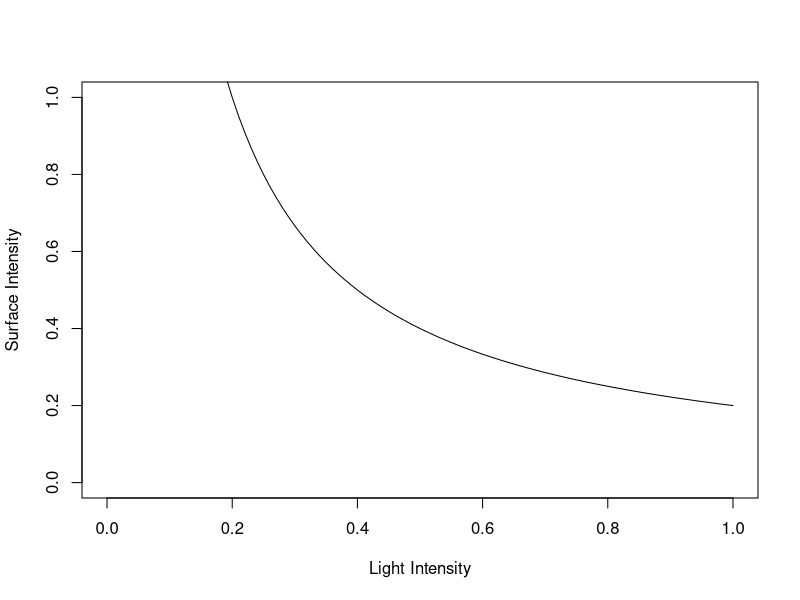
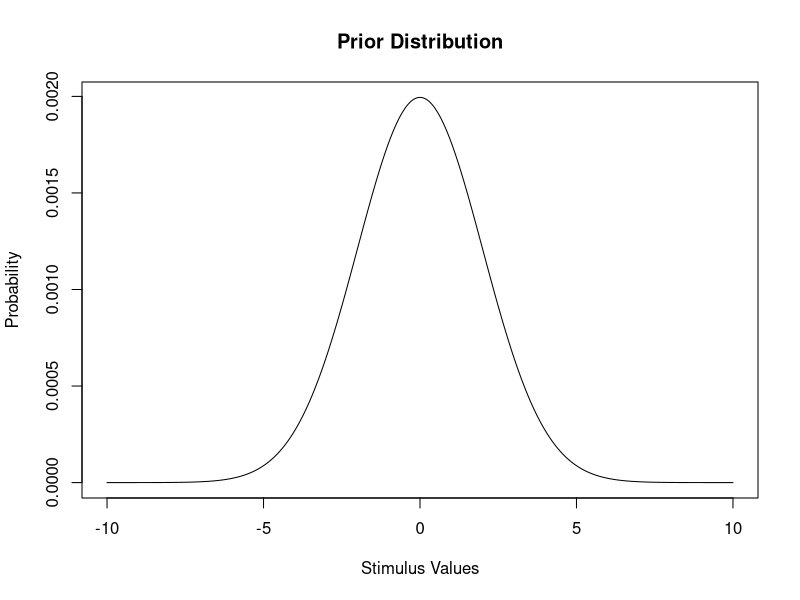
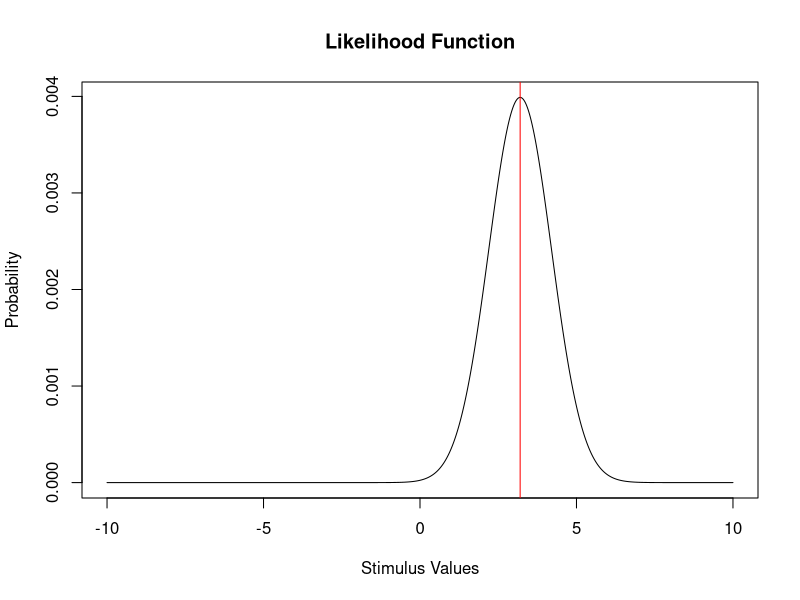
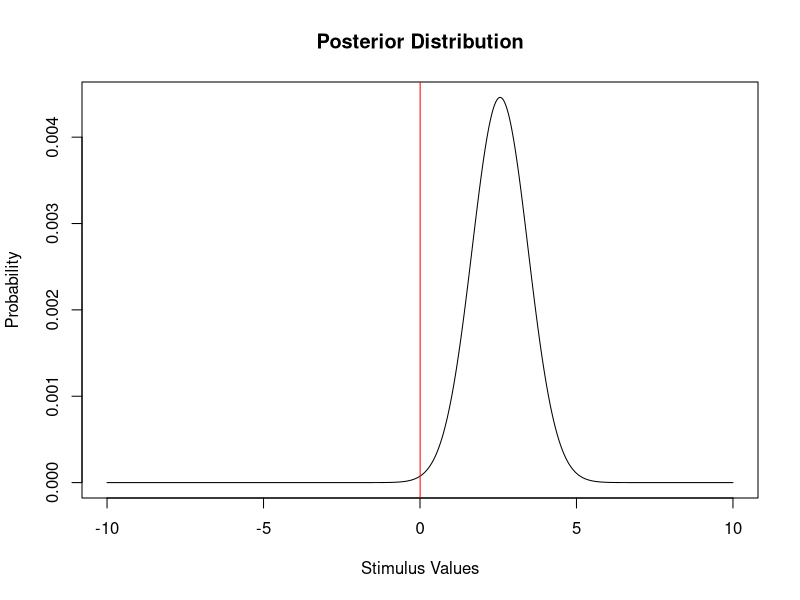
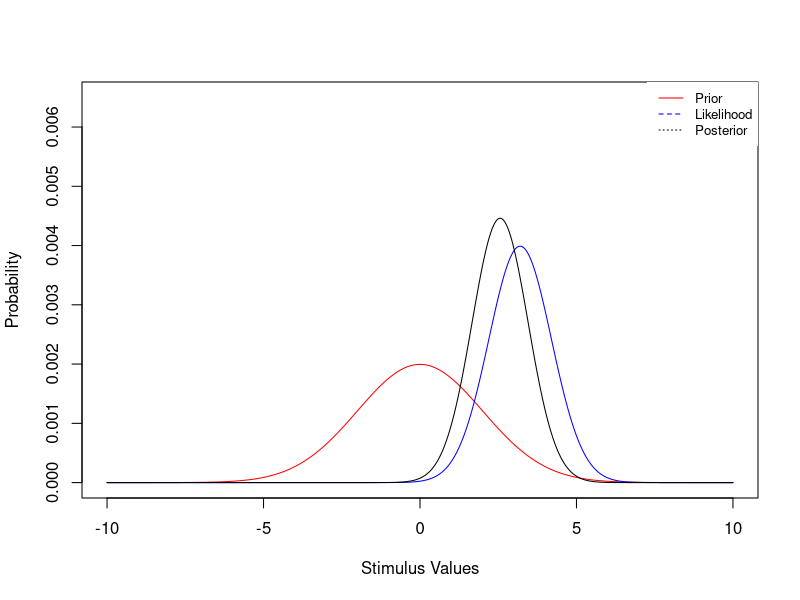
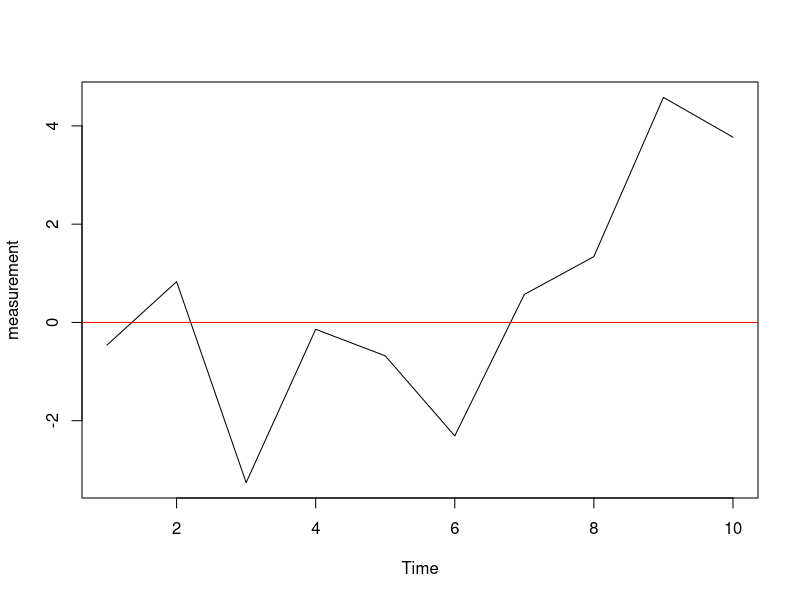
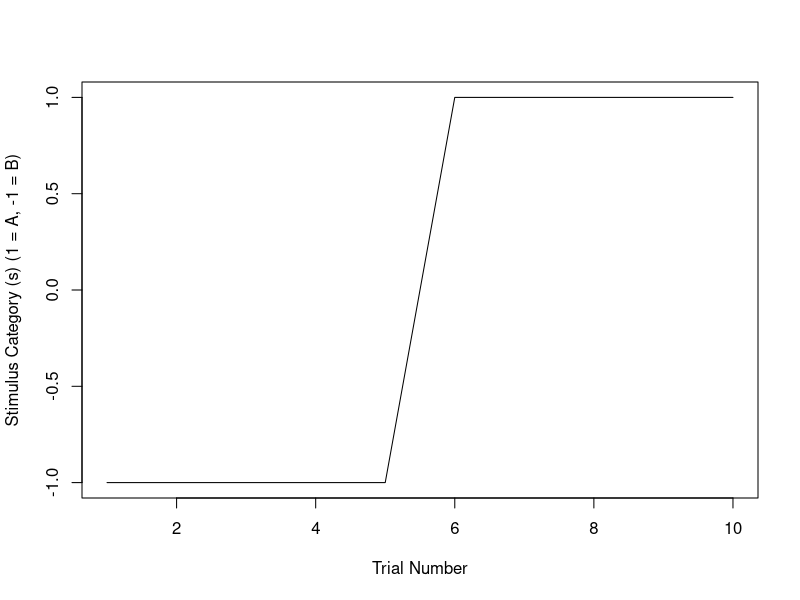
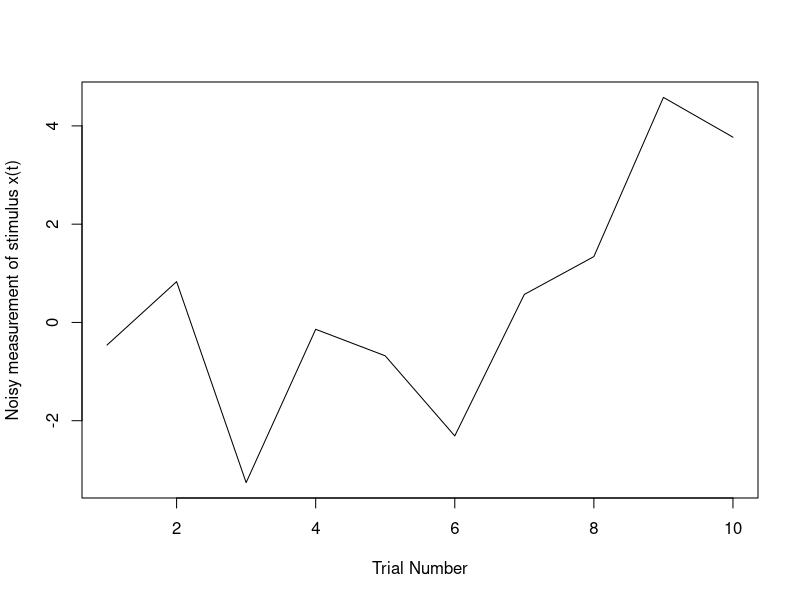

Write the R code that produced these figures, in order. (Note: this script raises an error after producing the figures.)
## ---- chunk 1
library(tidyverse)
## ---- chunk 2

## Retinalintensity = surfaceshade / lightintensity
retinal.intensity <- 0.2

## If retinal intensity remains constant go through all combinations
## of light intensity which could have produced this retinal intensity
light.intensity.space <- seq(0.01, 1, 0.01)

## Surface intensity space 
surface.intensity.space <- retinal.intensity / light.intensity.space

## Plot the light intensity vs surface intensity Likelihood space 
## This is the correct plot: checked the answers 
plot(light.intensity.space, surface.intensity.space, type = "l",
     xlab = "Light Intensity", ylab = "Surface Intensity",
     xlim = c(0, 1), ylim = c(0,1))

## Strong prior that the light intensity was between 0.2 and 0.4 and nothing else 
## Draw this on a plot - should be a uniform distribution between 0.2 and 0.4

## ---- chunk 3

stimulus <- seq(from = -10, to = 10, by = 0.01)

## Prior distribution - get the density of a gaussian (normal) distribution 
prior <- dnorm(stimulus, mean = 0, sd = 2)
prior <- prior /sum(prior)

xt <- 3.2 # observation 

## Likelihood is the uncertianty around the measurement, x(t)
## Probability density at a particular value of xt (holding the observation constant)
## and getting the probability for each stimulus value, under the hypothesis of mean, xt
likelihood <- dnorm(stimulus, mean = xt, sd = 1)
likelihood <- likelihood / sum(likelihood)

## Posterior 
posterior <- prior * likelihood
posterior <- posterior / sum(posterior)
MAP <- max(posterior)

## Plot the prior distribution 
plot(stimulus, prior, 
     type = "l", 
     ylab = "Probability", xlab = "Stimulus Values",
     main =  "Prior Distribution")

## Plot the likelihood function 
plot(stimulus, likelihood, 
     type = "l", 
     ylab = "Probability", xlab = "Stimulus Values",
     main =  "Likelihood Function")
abline(v =  xt, col = "red")

## Plot the posterior distribution 
plot(stimulus, posterior,
     type = "l", 
     ylab = "Probability", xlab = "Stimulus Values",
     main =  "Posterior Distribution")
abline(v =  MAP, col = "red")

## Plot them all on the same graph - notice how the likelihood is pulled
## by the prior, and that's where the posterior ends up 
plot(stimulus, prior, 
     type = "l", 
     ylab = "Probability", xlab = "Stimulus Values",
     col = "red",
     main =  "", ylim = c(0, 0.0065))
lines(stimulus, likelihood, col = "blue")
lines(stimulus, posterior, col = "black")
legend("topright", legend = c("Prior", "Likelihood", "Posterior"),
       col = c("red", "blue", "black"), lty = 1:3, cex = 0.8,
       box.col = NA)

  
## ---- chunk 4

## Setup experiment parameters 
s <- c(-1, -1, -1, -1, -1, 1, 1, 1, 1, 1) # change point occurs at 5-6 boundary 

sigma <- 1 ## change later 

## These are the noisy observations 
#xt <- rnorm(10, mean = s, sd = 1)
xt <- c(-0.46, 0.83, -3.26, -0.14, -0.68, -2.31, 0.57, 1.34, 4.58, 3.77) ## used in the paper 

# The trials that we are iterating over 
t.change <- seq(1, 10)

## Plot values of the stimulus along with each iteration of change points 
plot(t.change, xt, type = "l", xlab = "Time", ylab = "measurement")
abline(a = 0, b = 0, col = "red")

## Posterior probability calculation 
posterior.ch <- rep(NA, length(xt))

## Posterior calculation we are iterating over possible change point hypotheses 
## so we are evaluating whether a change point occured at 1:T. 
for (t in 1:length(s)){
  posterior.ch[t] <- exp( 2  *  sum( xt[t:length(s)] ) ) 
}

## Normalise posterior so that it is between 0 and 1 by dividing by the sum 
posterior.ch <- posterior.ch/sum(posterior.ch)

## Stimulius category 
plot(1:length(xt), s,
     xlab = "Trial Number", ylab = "Stimulus Category (s) (1 = A, -1 = B)",
     type = "l")

## Noisy representation of stimulus category 
plot(1:length(xt), xt,
      xlab = "Trial Number", ylab = "Noisy measurement of stimulus x(t)",
     type = "l")

## Plot posterior probability of a change point at each theoretical value of tchange 
plot(1:length(xt), posterior.ch, 
     xlab = "Possiblity that a change point occured on trial t", ylab = "Posterior",
     type = "l")

## ---- chunk 5

sim.data <- function(tchange, sigma, time.scale){
  ## ---------------------------------------------------------------------------------------
  ## Description: this function simulates a dataset for a specific value of the following inputs:
  ## Inputs: 
  ## - tchange = the trial on which a change point occurs (numerical integer)
  ## - sigma = the noise you assume in the measurement (SD) (numerical)
  ## - time.scale = the number of trials. If this number is 10, then trials go from 1:10. (numerical)
  ## Ouput: 
  ## - data = simulated dataset in the form of a data frame which contains the inputs as columns and 
  ## the posterior probability of a change point, given the simulated data 
  ## ---------------------------------------------------------------------------------------
  
  data <- data.frame(
    time = seq(1, time.scale),
    change.point = rep(tchange, time.scale),
    stim = c(rep(-1, length(1:tchange)), rep(1, length((tchange+1) : time.scale)))
  )
  
  ## Generate noisy observations 
  data$obs <- rnorm(time.scale, mean = data$stim, sd = sigma)
  
  ## Generate posterior probability 
  data$post.prob <- NA
  
  ## Posterior probability updating - each iteration of this loop is saying: "what is the posterior probabiliy
  ## that a change point occured on trial t, if I look at the observations from t = the value in the loop to 
  ## the last trial I saw 
  for (t in 1:time.scale){
    data$post.prob[t] <- exp(2 * sum(data$obs[t:time.scale]) )
  }
  
  ## Perform normalisation by dividing by the sum 
  data$post.prob <- data$post.prob / sum(data$post.prob)
  
  ## Convert to tibble for fun. 
  data <- as_tibble(data)

  return(data)
}


run.sim <- function(noise.conditions, change.points, time.scale){
  
  ## Create a matrix containing the conditions you want to simulate data over 
  simulation <- as_tibble(expand.grid(
    tchange = change.points, ## the trial on which there is a change point 
    sigma = noise.conditions ## noise parameter
  ))
  
  ## Run the simulation for each row of these parameters in simulation
  ## Add a new column called "data" which contains the simulated data nested in a row 
  simulation <- simulation %>% 
    mutate(
      data = map(tchange, sim.data, sigma, time.scale)
    ) 
 
  simulation <-simulation %>% 
    unnest(data) 
  
  return(simulation)
}


## Create parameter matrix to run simulations over 
# simtest <- tibble(expand.grid(true.change.point = change.points, ## the trial on which there is a change point 
#                               sigma = noise.conditions)) ## noise parameter

simtest <- purrr::map_dfr(1, function(x){
  simtest <- tibble(expand.grid(true.change.point = change.points, ## the trial on which there is a change point 
                                sigma = noise.conditions)) ## noise parameter
  return(simtest)
})
simtest$simNo <- 1:dim(simtest)[1]

## Run simulations 
simtest <- simtest %>% 
  rowwise() %>% ## use rows as input into function 
  mutate(
    data = map(true.change.point, sim.data, sigma, 10)
  ) %>% 
  ## At the moment we have data nested in a line of a tibble (for matlab users, this is like a cell array)
  ## We want to get rid of this nesting structure, so we will perform an unnesting of it 
  ## If you want to have a look at before vs after, just type "sim" in the console before you run this line, and after 
  unnest(data)

## MAP stands for maximum-a-posteriori and is just the highest value of the posterior; that is, the value of 
## tchange with the highest probability. We would expect that given we simulated the data with change points on 
## particular trials, the MAP for each dataset would occur around the value of tchange that we simulated the change 
## point to be from. I.e. if a change point occured at trial 5, the posterior should peak (be at a maximum) around trial 5.
sim.summary <- simtest %>% 
  group_by(simNo) %>%
  summarise(
    sigma = unique(sigma),
    true.change.point = unique(true.change.point),
    MAP = max(post.prob), ## maximum value of posterior (MAP estimate)
    pred.change.point = which(post.prob == MAP)-1
  ) 

sim.summary$correct <- NA
for (ii in 1:dim(sim.summary)[1]){
  if (sim.summary$pred.change.point[ii] - sim.summary$true.change.point[ii] == 0){
    sim.summary$correct[[ii]] <- 1
  }else{
    sim.summary$correct[[ii]] <- 0
  }
}

## Calculate prop correct
sim.prop.correct <- sim.summary %>% 
  group_by(sigma, true.change.point) %>% 
  summarise(
    mean.MAP = mean(MAP),
    prop.correct = sum(correct)/n()
  )


## Plot proportion correct
sim.prop.correct %>% 
  ggplot(., aes(x = true.change.point, y = prop.correct, group = sigma)) + 
  geom_line(aes(colour = as.factor(sigma))) + 
  xlab("True Change Point Occurred") + ylab("Proportion Correct") + 
  scale_colour_manual(
    name = "Noise Level",
    values = cbbPalette[2:4], 
  ) + xlim(1, 10) + ylim(0, 1) + 
  scale_x_continuous(breaks = seq(1,10,1))


## ---- chunk 6

## ------- Plot the posterior probability over change points -------------
## Below, each facet of the plot is the trial we simulated a change point over 
## If you would prefer a smoothed line, you can comment the geom_line() line and 
## uncomment the geom_smooth() line. I have used some colourblind palettes below, 
## but keep in mind R libraries for colourblind palettes are also available (google)

# http://www.cookbook-r.com/Graphs/Colors_(ggplot2)/ (this is where I got these palettes from)
## Palette with grey 
cbPalette <- c("#999999", "#E69F00", "#56B4E9", "#009E73", "#F0E442", "#0072B2", "#D55E00", "#CC79A7")
# The palette with black:
cbbPalette <- c("#000000", "#E69F00", "#56B4E9", "#009E73", "#F0E442", "#0072B2", "#D55E00", "#CC79A7")
  
## Plot simulations for each noise level 
simtest %>% 
  ggplot(., aes(x = time, y = post.prob, group = as.factor(simNo))) + 
  geom_line(aes(x = time, y = post.prob, group = simNo, colour = as.factor(sigma))) + 
  #geom_smooth(aes(y = post.prob, group = simNo, colour = as.factor(sigma)), se = FALSE, size = 0.5) +
  facet_wrap(~change.point) +  ## we want a separate panel for change point we generated data from 
  ## Legend settings: if you want to read more about legends: https://ggplot2-book.org/guides.html (Danielle Navarro wrote this)
  scale_colour_manual(
    name = "Noise",
    values = cbbPalette[2:4], 
  ) + 
  xlab("Trial Number") + ylab("Posterior Probability \n of a Change Point") + 
  scale_x_continuous(breaks = seq(1,10,1))


## Plot the stimulus distribution we simulated from - you will see exactly when the change point occured here
simtest %>% 
  ggplot(., aes(x = time, y = stim, group = as.factor(simNo))) + 
  geom_line(aes(x = time, y = stim, group = simNo, colour = as.factor(sigma))) + 
  #geom_smooth(aes(y = post.prob, group = simNo, colour = as.factor(sigma)), se = FALSE, size = 0.5) +
  facet_wrap(~change.point) +  ## we want a separate panel for change point we generated data from 
  ## Legend settings: if you want to read more about legends: https://ggplot2-book.org/guides.html (Danielle Navarro wrote this)
  scale_colour_manual(
    name = "Noise",
    values = cbbPalette[2:4], 
  ) + 
  xlab("Trial Number") + ylab("Stimulus (+ = Category A, - = Stimulus B)") 
  
## It might also be cool to plot the observed sequence, you can then eyeball it to sanity check
## You should hopefully observe that when the distribution changes, so does the posterior estimate of 
## the change point trial - however, given we are drawing from a normal distribution, this is not trivial! 
## If you look at the plot you can see it's tricky to know when a change point occured. 
simtest %>% 
  ggplot(., aes(x = time, y = obs, group = as.factor(simNo))) + 
  geom_line(aes(x = time, y = obs, group = simNo, colour = as.factor(sigma))) + 
  #geom_smooth(aes(y = post.prob, group = simNo, colour = as.factor(sigma)), se = FALSE, size = 0.5) +
  facet_wrap(~change.point) +  ## we want a separate panel for change point we generated data from 
  ## Legend settings: if you want to read more about legends: https://ggplot2-book.org/guides.html (Danielle Navarro wrote this)
  scale_colour_manual(
    name = "Noise",
    values = cbbPalette[2:4], 
  ) + 
  xlab("Trial Number") + ylab("Observations (+ = Category A, - = Stimulus B)") 
         
